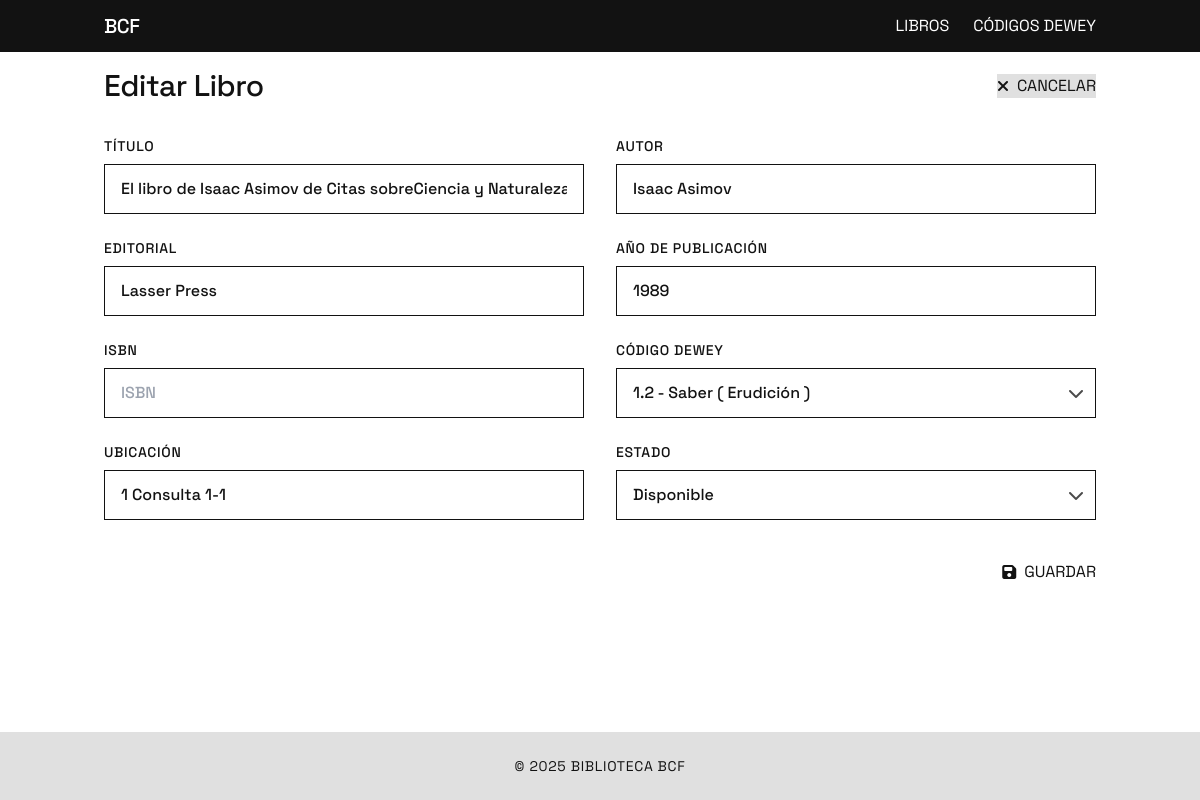
Page /libros/1/editar/ on the committed database.
### libros/models.py (models this page shows, shortened)
class Book(models.Model):
    title = models.CharField(max_length=255)
    author = models.CharField(max_length=255)
    publisher = models.CharField(max_length=255, blank=True, null=True)
    publication_year = models.IntegerField(blank=True, null=True)
    isbn = models.CharField(max_length=20, blank=True, null=True)
    dewey_code = models.ForeignKey(DeweyCode, on_delete=models.SET_NULL, blank=True, null=True)
    location = models.CharField(max_length=100, blank=True, null=True)
    status = models.CharField(max_length=50, default='Available')
    date_added = models.DateTimeField(auto_now_add=True)
    date_modified = models.DateTimeField(auto_now=True)

### libros/views.py (the view)
# urls.py: path('libros/<int:pk>/editar/', views.book_update, name='book_update'),
def book_update(request, pk):
    book = get_object_or_404(Book, pk=pk)
    if request.method == 'POST':
        form = BookForm(request.POST, instance=book)
        if form.is_valid():
            form.save()
            return redirect('book_detail', pk=book.pk)
    else:
        form = BookForm(instance=book)
    return render(request, 'libros/book_form.html', {
        'form': form,
        'title': 'Editar Libro',
        'book': book
    })

### libros/models.py (called while the page is built)
    def __str__(self):
        return f"{self.code} - {self.description}"

### templates/libros/book_form.html (shortened to what this page needs)
{% extends 'base.html' %}
{% block content %}
<div class="mb-8 flex flex-col md:flex-row md:justify-between md:items-center">
    <h1 class="text-3xl font-medium tracking-tight mb-4 md:mb-0">{{ title }}</h1>
    <div>
        {% if book %}
            <a href="{% url 'book_detail' book.pk %}" class="btn bg-light-gray text-black hover:bg-gray hover:text-white inline-flex items-center">
                <i class="fas fa-times mr-2"></i> CANCELAR
            </a>
        {% else %}
            <a href="{% url 'book_list' %}" class="btn bg-light-gray text-black hover:bg-gray hover:text-white inline-flex items-center">
                <i class="fas fa-times mr-2"></i> CANCELAR
            </a>
        {% endif %}
    </div>
</div>
<div class="card">
    <form method="post" novalidate>
        <div class="grid grid-cols-1 md:grid-cols-2 gap-x-8 gap-y-6">
            <div>
                <label for="{{ form.title.id_for_label }}" class="block font-medium mb-2 uppercase tracking-wide text-sm">TÍTULO</label>
                {{ form.title }}
            </div>
            <div>
                <label for="{{ form.author.id_for_label }}" class="block font-medium mb-2 uppercase tracking-wide text-sm">AUTOR</label>
                {{ form.author }}
            </div>
            <div>
                <label for="{{ form.publisher.id_for_label }}" class="block font-medium mb-2 uppercase tracking-wide text-sm">EDITORIAL</label>
                {{ form.publisher }}
            </div>
            <div>
                <label for="{{ form.publication_year.id_for_label }}" class="block font-medium mb-2 uppercase tracking-wide text-sm">AÑO DE PUBLICACIÓN</label>
                {{ form.publication_year }}
            </div>
            <div>
                <label for="{{ form.isbn.id_for_label }}" class="block font-medium mb-2 uppercase tracking-wide text-sm">ISBN</label>
                {{ form.isbn }}
            </div>
            <div>
                <label for="{{ form.dewey_code.id_for_label }}" class="block font-medium mb-2 uppercase tracking-wide text-sm">CÓDIGO DEWEY</label>
                <div class="relative">
                    {{ form.dewey_code }}
                    <div class="pointer-events-none absolute inset-y-0 right-0 flex items-center px-3">
                    </div>
                </div>
            </div>
            <div>
                <label for="{{ form.location.id_for_label }}" class="block font-medium mb-2 uppercase tracking-wide text-sm">UBICACIÓN</label>
                {{ form.location }}
            </div>
            <div>
                <label for="{{ form.status.id_for_label }}" class="block font-medium mb-2 uppercase tracking-wide text-sm">ESTADO</label>
                <div class="relative">
                    {{ form.status }}
                    <div class="pointer-events-none absolute inset-y-0 right-0 flex items-center px-3">
                    </div>
                </div>
            </div>
        </div>
        <div class="mt-10 text-right">
            <button type="submit" class="btn btn-primary inline-flex items-center">
                <i class="fas fa-save mr-2"></i> GUARDAR
            </button>
        </div>
    </form>
</div>
{% endblock %}

### templates/base.html (style rules this page uses)
body { font-family: 'Space Grotesk', sans-serif; -webkit-tap-highlight-color: transparent; }
.btn { @apply py-3 px-6 font-medium uppercase tracking-wide transition-all duration-300 border-none cursor-pointer; }
.btn-primary { @apply bg-black text-white hover:bg-dark-gray active:bg-dark-gray; }
.card { @apply bg-white border border-light-gray p-6 mb-6 transition-all duration-300; }
input, textarea, select { @apply block w-full py-3 px-4 border border-black bg-white font-space text-base mb-6; }
label { @apply block font-medium mb-2 uppercase tracking-wide text-sm; }

### rows in the picture
Book: title "El libro de Isaac Asimov de Citas sobreCiencia y Naturaleza", author "Isaac Asimov", publisher "Lasser Press", publication_year "1989", dewey_code "1.2 - Saber ( Erudición )", location "1 Consulta 1-1", status "Disponible"

### other values in the picture
{{ title }} "Editar Libro"
